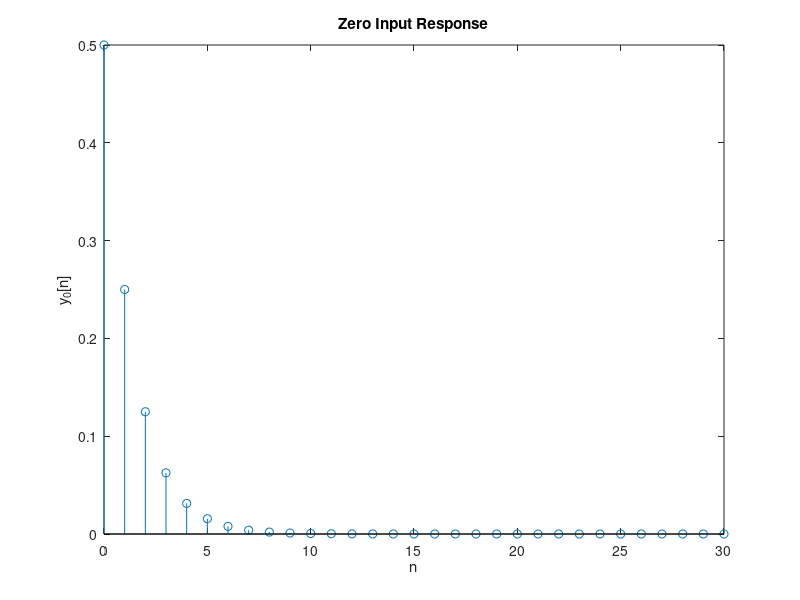

Source code (MATLAB):
%B

n = (0 : 30);

delta = @(n) 1.0 .* (n == 0);

% Denominator
a = [1 -3/10 -1/10];

% Numerator
b = [2 0 0];

% Initial Conditions
y = [1 2];

% Zeros
z = zeros(size(n));

z_i = filtic(b,a,y);
y_0 = filter(b,a,z,z_i);

figure;
stem(n,y_0);
title('Zero Input Response');
ylabel('y_{0}[n]');
xlabel('n');

